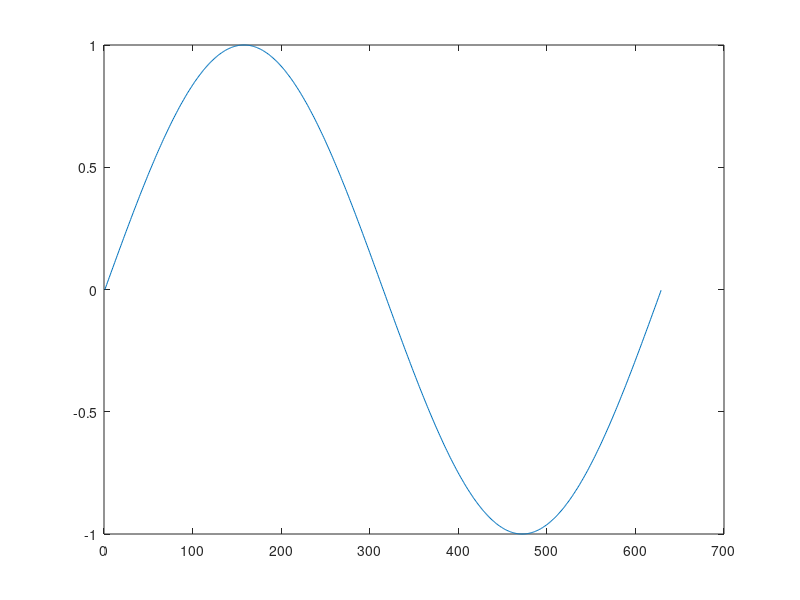

Write MATLAB code to recreate this figure.
close all;clear all;
fig1=figure;
plt1=plot(sin(0:0.01:2*pi));

set(fig1,'ButtonDownFcn','disp(''ButtonDownFcn figure'');');
set(gca,'ButtonDownFcn','disp(''ButtonDownFcn axes'');');
set(plt1,'ButtonDownFcn','disp(''ButtonDownFcn line'');');

set(fig1,'KeyPressFcn','disp(''KeyPressFcn figure'');');
set(fig1,'WindowButtonDownFcn','disp(''WindowButtonDownFcn figure'');');
%set(fig1,'WindowButtonMotionFcn','disp(''WindowButtonMotionFcn figure'');');
set(fig1,'WindowButtonUpFcn','disp(''WindowButtonUpFcn figure'');');
set(fig1,'WindowKeyPressFcn','disp(''WindowKeyPressFcn figure'');');
set(fig1,'WindowKeyReleaseFcn','disp(''WindowKeyReleaseFcn figure'');');
set(fig1,'WindowScrollWheelFcn','disp(''WindowScrollWheelFcn figure'');');
